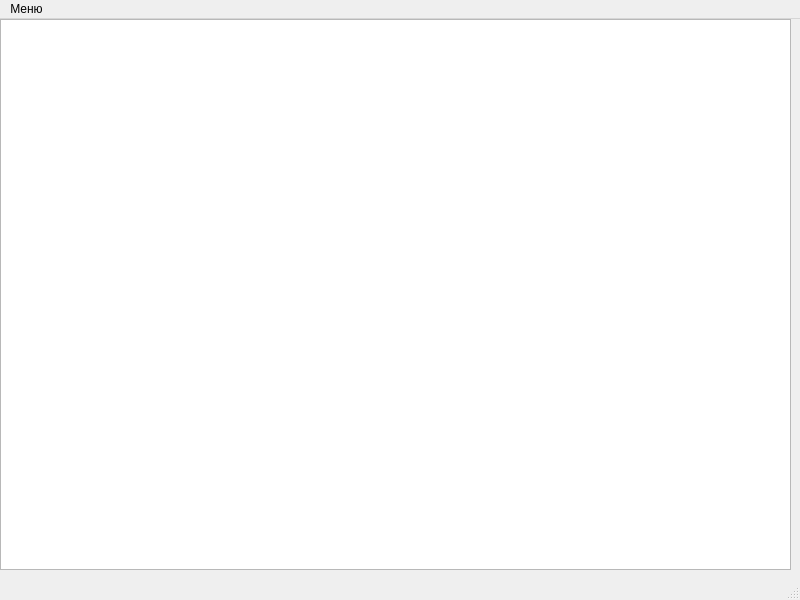
<?xml version="1.0" encoding="UTF-8"?>
<ui version="4.0">
 <class>MainWindow</class>
 <widget class="QMainWindow" name="MainWindow">
  <property name="geometry">
   <rect>
    <x>0</x>
    <y>0</y>
    <width>800</width>
    <height>600</height>
   </rect>
  </property>
  <property name="windowTitle">
   <string>MainWindow</string>
  </property>
  <widget class="QWidget" name="centralwidget">
   <widget class="QTreeView" name="treeView">
    <property name="geometry">
     <rect>
      <x>0</x>
      <y>0</y>
      <width>791</width>
      <height>551</height>
     </rect>
    </property>
   </widget>
  </widget>
  <widget class="QMenuBar" name="menubar">
   <property name="geometry">
    <rect>
     <x>0</x>
     <y>0</y>
     <width>800</width>
     <height>20</height>
    </rect>
   </property>
   <widget class="QMenu" name="menu">
    <property name="title">
     <string>Меню</string>
    </property>
    <addaction name="op"/>
    <addaction name="cl"/>
    <addaction name="exit"/>
   </widget>
   <addaction name="menu"/>
  </widget>
  <widget class="QStatusBar" name="statusbar"/>
  <action name="op">
   <property name="text">
    <string>Открыть файл</string>
   </property>
  </action>
  <action name="cl">
   <property name="text">
    <string>Закрыть все</string>
   </property>
  </action>
  <action name="exit">
   <property name="text">
    <string>Выход</string>
   </property>
  </action>
 </widget>
 <resources/>
 <connections/>
</ui>
